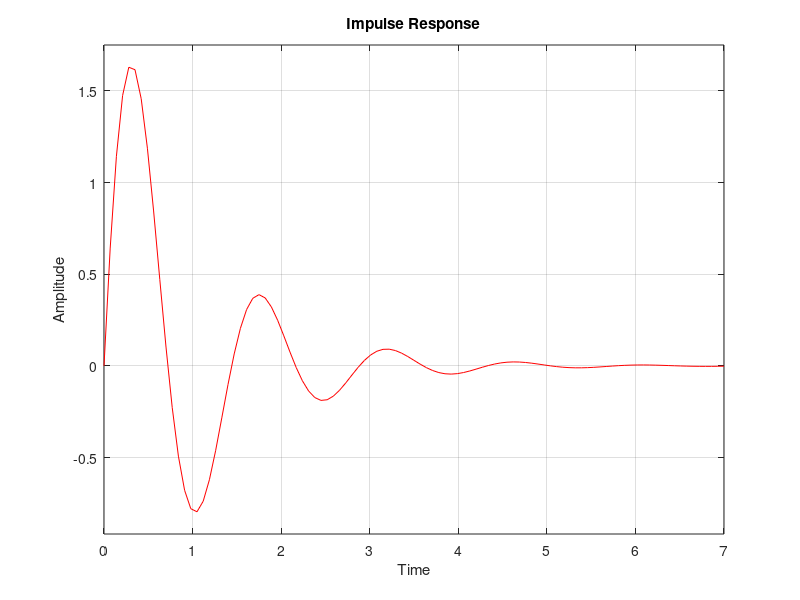
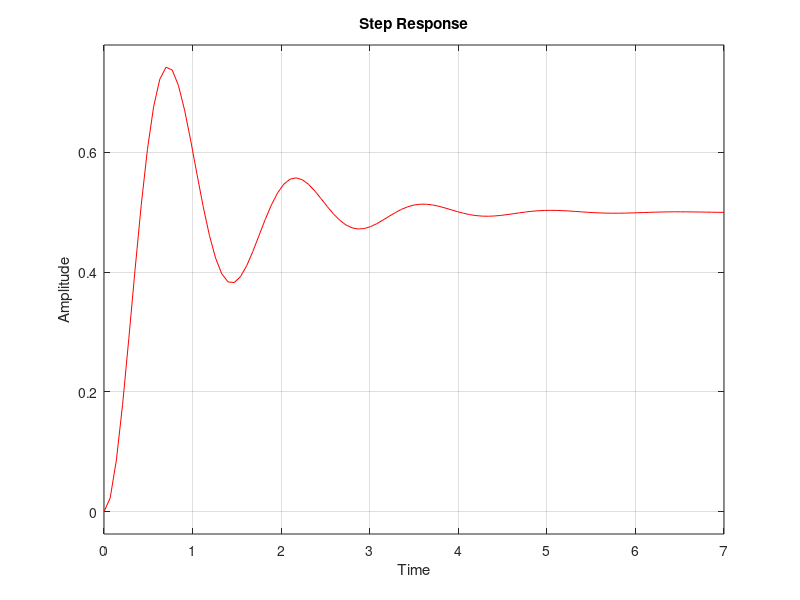

Write MATLAB code to recreate these figures, in order.

clear;
clc;
clear all;
numerator = [10];
denominator = [1 2 20];
sys = tf(numerator, denominator);

% Create a figure for the Impulse Response
figure;
impulse(sys, 'r');  
title('Impulse Response');
xlabel('Time');
ylabel('Amplitude');

% Create a figure for the Step Response
figure;
step(sys, 'r');  % 'r' specifies red color
title('Step Response');
xlabel('Time');
ylabel('Amplitude');
